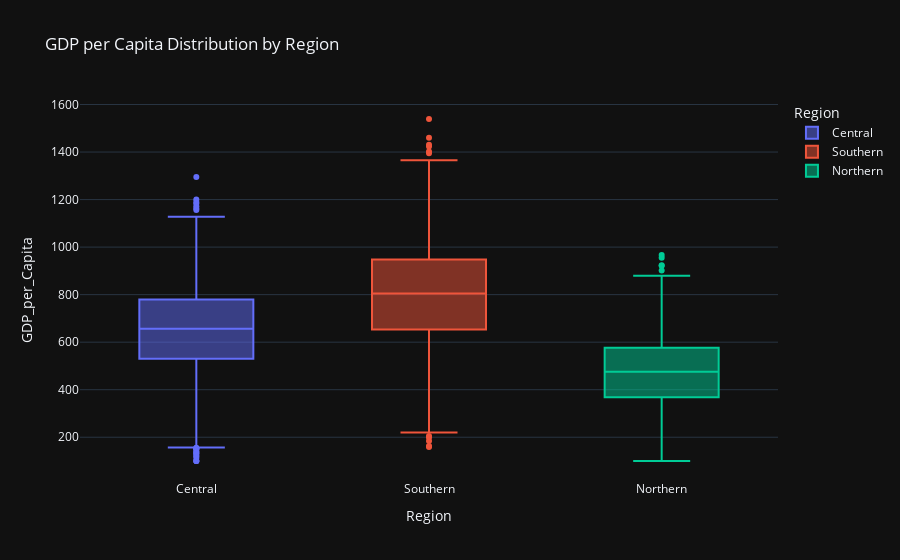

Source (notebook cell):
### Markdown cell above
##### 2. GDP per Capita Analysis by Region
- Boxplot of **GDP per capita** across regions.  
- Helps understand economic differences between regions.

### Code cell
# 2. GDP per Capita Analysis by Region
fig2 = px.box(df, x='Region', y='GDP_per_Capita', color='Region',
              title='GDP per Capita Distribution by Region')
fig2.show()

### Figure 1 — Plotly figure (JSON) as saved in the notebook; plotly's stock layout.template omitted (floating-point values rounded to 4 significant figures; data arrays with more than 128 entries replaced by an {"elided": "..."} marker saying what was removed)
{"data": [{"alignmentgroup": "True", "hovertemplate": "Region=%{x}<br>GDP_per_Capita=%{y}<extra></extra>", "legendgroup": "Central", "marker": {"color": "#636efa"}, "name": "Central", "notched": false, "offsetgroup": "Central", "orientation": "v", "showlegend": true, "type": "box", "x": {"elided": "2261 str values"}, "x0": " ", "xaxis": "x", "y": {"elided": "2261 int values"}, "y0": " ", "yaxis": "y"}, {"alignmentgroup": "True", "hovertemplate": "Region=%{x}<br>GDP_per_Capita=%{y}<extra></extra>", "legendgroup": "Southern", "marker": {"color": "#EF553B"}, "name": "Southern", "notched": false, "offsetgroup": "Southern", "orientation": "v", "showlegend": true, "type": "box", "x": {"elided": "1491 str values"}, "x0": " ", "xaxis": "x", "y": {"elided": "1491 int values"}, "y0": " ", "yaxis": "y"}, {"alignmentgroup": "True", "hovertemplate": "Region=%{x}<br>GDP_per_Capita=%{y}<extra></extra>", "legendgroup": "Northern", "marker": {"color": "#00cc96"}, "name": "Northern", "notched": false, "offsetgroup": "Northern", "orientation": "v", "showlegend": true, "type": "box", "x": {"elided": "1248 str values"}, "x0": " ", "xaxis": "x", "y": {"elided": "1248 int values"}, "y0": " ", "yaxis": "y"}], "layout": {"boxmode": "overlay", "legend": {"title": {"text": "Region"}, "tracegroupgap": 0}, "title": {"text": "GDP per Capita Distribution by Region"}, "xaxis": {"anchor": "y", "categoryarray": ["Central", "Southern", "Northern"], "categoryorder": "array", "domain": [0, 1], "title": {"text": "Region"}}, "yaxis": {"anchor": "x", "domain": [0, 1], "title": {"text": "GDP_per_Capita"}}}}
